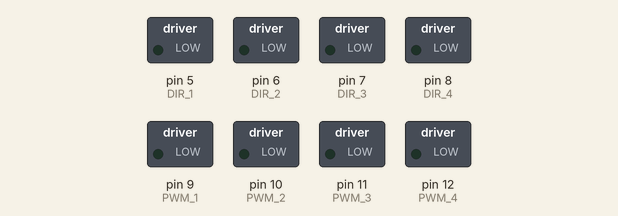
Recording of a sketch running on a simulated Arduino Uno, built with avr-gcc and run on an emulated ATmega328P. Parts: switched loads named in the sketch (green lamp = pin HIGH). At 2.1 s the program stops and its outputs stay as they are.

Above: at 0.1 s.
At 1.6 s:
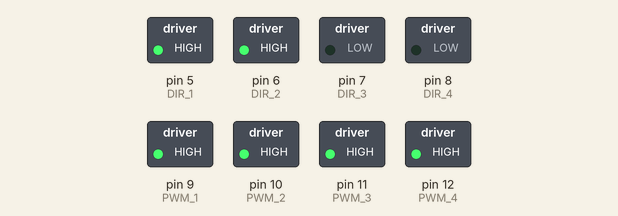
Timing chart, 0 to 3.6 s (numbered marks = the images above):
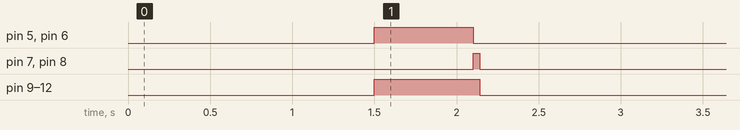

The sketch:

Turning_Test.ino
```cpp
void setup() {
  pinMode(5, OUTPUT); //DIR 1
  pinMode(6, OUTPUT); //DIR 2
  pinMode(7, OUTPUT); //DIR 3
  pinMode(8, OUTPUT); //DIR 4
  pinMode(9, OUTPUT); //PWM 1
  pinMode(10, OUTPUT); //PWM 2
  pinMode(11, OUTPUT); //PWM 3
  pinMode(12, OUTPUT); //PWM 4
}

void loop() {

  delay(1500);


  //Motor 1 & 2 (Left) forward
  digitalWrite(5, HIGH);
  digitalWrite(9, HIGH);

  digitalWrite(6, HIGH);
  digitalWrite(10, HIGH);

  //Motor 3 & 4 (Right) backwards
  digitalWrite(11, HIGH);
  digitalWrite(12, HIGH);

  delay(600);

  /* Braking Mechanism*/

  digitalWrite(5, LOW);
  digitalWrite(6, LOW);

  digitalWrite(7, HIGH);
  digitalWrite(8, HIGH);

  delay(40);

  //Turning off motors
  digitalWrite(7, LOW);
  digitalWrite(8, LOW);
  digitalWrite(9, LOW);
  digitalWrite(10, LOW);
  digitalWrite(11, LOW);
  digitalWrite(12, LOW);

  while (1);
}
```

Measured:
- by itself, pin 5 (DIR_1), pin 6 (DIR_2): LOW → HIGH at 1.5 s, → LOW 0.60 s later
- by itself, pin 7 (DIR_3), pin 8 (DIR_4): LOW → HIGH at 2.1 s, → LOW 0.04 s later
- by itself, pin 9 (PWM_1), pin 10 (PWM_2), pin 11 (PWM_3), pin 12 (PWM_4): LOW → HIGH at 1.5 s, → LOW 0.64 s later
